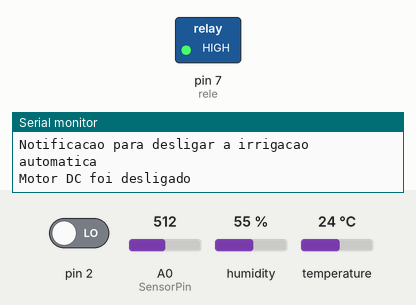
This sketch was run on a simulated Arduino Uno, built with avr-gcc and run on an emulated ATmega328P. Shown: switched loads named in the sketch (green lamp = pin HIGH), the last lines printed to the serial monitor. The test bench sets the inputs (shaded band); at power-on: humidity 55 %, pin 2 LOW, A0 (SensorPin) = 512, temperature 24 °C.

Above: at 1.3 s.
1.4 s: humidity set to 51 %
11.6 s: humidity set to 48 %
At 21.8 s:
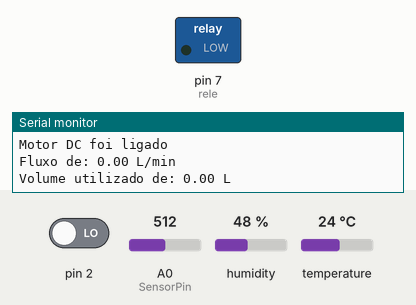
22.1 s: humidity set to 68 %
At 31.5 s:
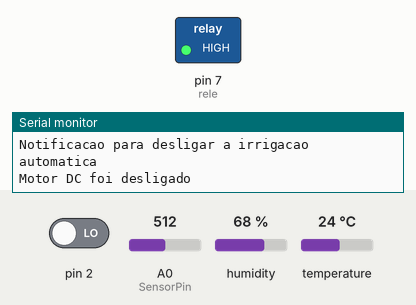
32.4 s: humidity set to 22 %
At 42.0 s:
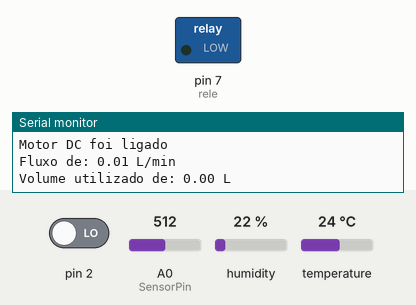
Timing chart, 0 to 43.5 s (numbered marks = the images above; inputs shaded):
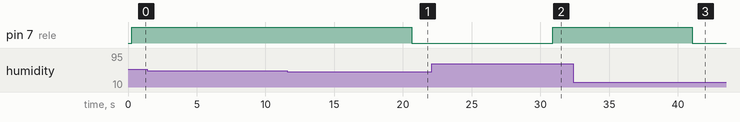

The sketch:

Sender.ino
```cpp
/*
 * Códido para módulo de transmissão dos dados adquiridos pelos sensores através do HC-12 Sender
 * Placas: Arduino UNO
 * COM: Geralmente COM6 e COM7
 */

// Importacao das bibliotecas utilizadas nessa etapa do projeto
#include <DHT.h>
#include <SoftwareSerial.h>
#include <SPI.h>
#include <Wire.h>

// Definicao dos pinos para sensores e atuadores no microcontrolador
#define DHTPIN 5    // Pino D5 para conectar o sensor de T e H (DHT11)
#define rele 7      // Pino D7 para conectar o rele
const int SensorPin = A0;   // Pino A0 para sensor capacitivo de umidade do solo
// Pinos para o sensor de fluxo de agua
const int WF_SensorPin = 4;
const int IWF_SensorPin = 0;  // Pino iterrupt que equivale ao pino 4

// Criar a instancia de classes (objetos)
DHT dht(DHTPIN, DHT11);
SoftwareSerial HC12(10, 11); // HC-12 TX Pin, HC-12 RX Pin

// Transmissao utilizando o HC-12
String Message = "";

// Variaveis auxiliares
// 1) Envio de infos
uint8_t count = 0;   // Contagem de pacotes enviados
// 2) Sensor de humidade do solo
// Parametros de limitacao do valores mensurados para o sensor de humidade do solo
const int Air_Value = 600;
const int Water_Value = 450;
uint8_t humidade_solo_valor = 0;
uint8_t humidade_solo = 0;
// 3) Sensor de vazao
unsigned int Wcount = 0;   // Contador de pulso do sensor de vazao
const float FATOR_CALIBRACAO = 4.5; // Fator de calibracao par ao sensor de vazao
float fluxo = 0;
float volume = 0;
unsigned long before_time = 0;
// 4) Warning variables
bool alerta = false;
bool water = false;

// Funcao de inicializacao dos objetos
void setup(){
    Serial.begin(9600);
    Serial.println("HC-12 Sender!\n");
    HC12.begin(9600);
    dht.begin();
    delay(100);
    pinMode(rele, OUTPUT);  // Define o estado do pino como saída
    pinMode(WF_SensorPin, INPUT_PULLUP);   // Estado do sensor de vazao com entrada em nivel logico alto
}

void loop(){
    // Leitura dos sensores
    humidade_solo_valor = analogRead(SensorPin);
    humidade_solo = map(humidade_solo_valor, Air_Value, Water_Value, 0, 100);
    // A leitura do sensores DHT possuem atraso de no máximo 250 ms
    float humidade = dht.readHumidity();
    float temperatura = dht.readTemperature();

    // Verificacao dos dados
    if (isnan(humidade) || isnan(temperatura)){
        Serial.println("Failed to read from DHT sensor!");
        return;
    }
    // Apresentacao dos dados no Monitor Serial
    Serial.print("Enviando um total de " + String(count) + " pacotes\n");
    Serial.print("Humidade do solo: " + String(humidade_solo) + " %\n");
    Serial.print("Temperatura do ambiente: " + String(temperatura) + " °C\n");
    Serial.print("Humidade do ambiente: " + String(humidade) + " %\n");

    // Avaliacao das condicoes de humidade e temperatura
    // Atribuir o valor limite em litros para a capacidade do tanque de agua utilizada para irrigacao
    if (volume == 2){
      Serial.println("Tanque de agua em estado critico!\n");
      digitalWrite(rele, HIGH);
      water = true;
    }
    else if ((humidade_solo >= 0 && humidade_solo < 60) || (humidade < 50 || humidade > 75) ){
        // Condicao de irrigacao necessaria para plantacao
        Serial.println("Notificacao para irrigacao automatica\n");
        // Ligar o motor para irrigacao automatica
        Serial.println("Motor DC foi ligado\n");
        digitalWrite(rele, LOW);
        water_flow_measure();
    }
    else if (temperatura < 15 || temperatura > 30){
        // Condicoes fora do limite para plantacoes
        Serial.println("Notificacao: temperatura fora do limite recomendado\n");
        alerta = true;
    }
    else{
        // Condicao de irrigacao desnecessaria para plantacao
        Serial.println("Notificacao para desligar a irrigacao automatica\n");
        // Desligar o motor para irrigacao automatica
        Serial.println("Motor DC foi desligado\n");
        digitalWrite(rele, HIGH);
        alerta = false;
    }

    // Transmissao dos dados
    Message = String(count) + "-" + String(humidade_solo) + "#" + String(temperatura) + "@" + String(humidade) + "/" + String(alerta) + "*" +
              String(water) + "+" + String(fluxo) + "." + String(volume);

    // Envio dos pacotes
    HC12.print(Message);

    count++;   // Contagem de pacotes gerados

    delay(10000);
}

// Funcao para obter os dados do sensor de vazao
void water_flow_measure(){
    // Medicao a partir de contagem de pulsos/segundo
    if ((millis() - before_time)>1000){
        detachInterrupt(IWF_SensorPin);
        fluxo = ((1000.0 / (millis() - before_time)) * Wcount) / FATOR_CALIBRACAO;  // L/min
        volume += fluxo/60;
        Serial.print("Fluxo de: " + String(fluxo) + " L/min\n");
        Serial.print("Volume utilizado de: " + String(volume) + " L\n");
        Serial.println();

        Wcount = 0;
        before_time = millis();
        attachInterrupt(IWF_SensorPin, Wcount++, FALLING);
    }
}
```

Measured:
- the behaviour switches between 50 and 49 % on humidity (found by bisection; images 0 and 1)
- after the input at 11.6 s, pin 7 (rele): HIGH → LOW after 9.0 s
- after the input at 22.1 s, pin 7 (rele): LOW → HIGH after 8.8 s
- after the input at 32.4 s, pin 7 (rele): HIGH → LOW after 8.7 s
